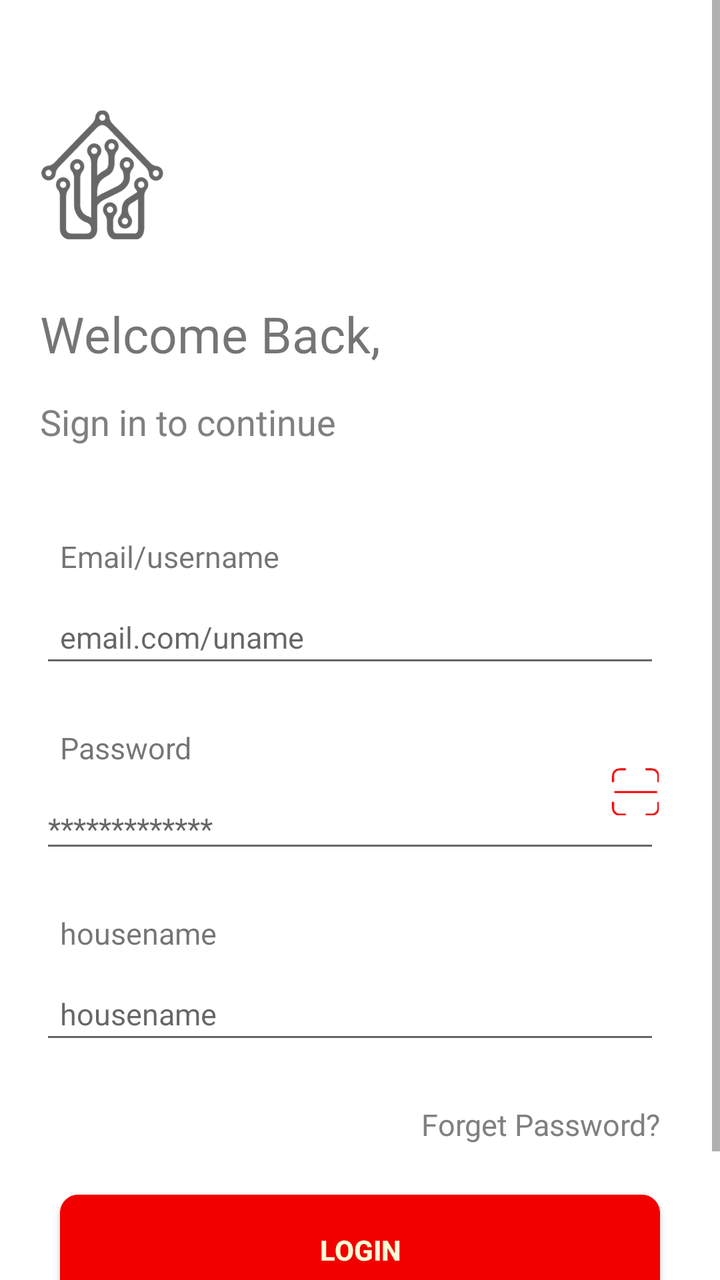
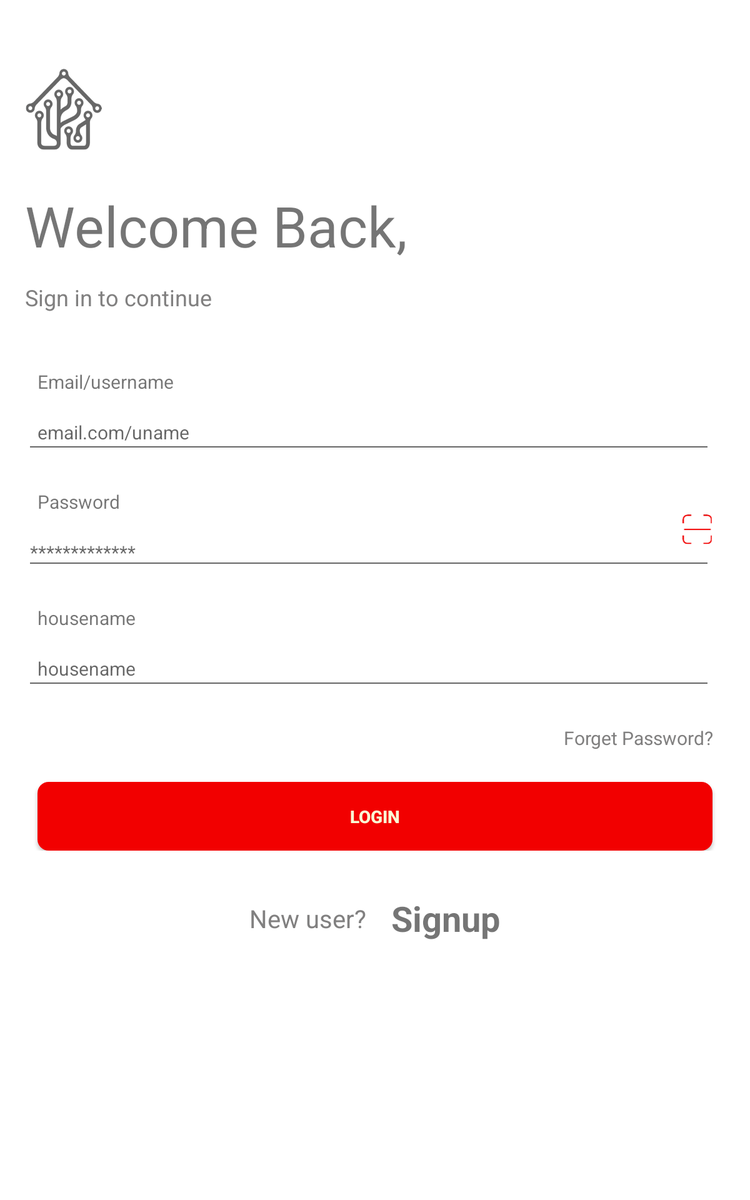

Two renders of one Android screen. The first uses the default layout on a phone; the second uses the alternative layout the repository ships for a different screen configuration, on a matching device. The two XML files are below.
<!-- AndroidManifest.xml: application theme AppTheme -->
<!-- res/layout/activity_login.xml -->
<?xml version="1.0" encoding="utf-8"?>
<LinearLayout xmlns:android="http://schemas.android.com/apk/res/android"
    xmlns:app="http://schemas.android.com/apk/res-auto"
    xmlns:tools="http://schemas.android.com/tools"
    android:layout_width="match_parent"
    android:layout_height="match_parent"
    android:orientation="vertical"
    android:background="@color/common_white"
    tools:context=".Login">
    <ScrollView
        android:layout_width="wrap_content"
        android:layout_height="wrap_content"
        >
        <LinearLayout
            android:layout_width="wrap_content"
            android:layout_height="wrap_content"
            android:orientation="vertical"
            >
            <ImageView
                android:layout_width="wrap_content"
                android:layout_height="wrap_content"
                android:layout_marginTop="55dp"
                android:layout_marginLeft="20dp"
                android:background="@mipmap/logo_intro"/>
            <TextView
                android:layout_width="match_parent"
                android:layout_height="wrap_content"
                android:layout_marginLeft="20dp"
                android:textSize="25dp"
                android:layout_marginTop="30dp"
                android:text="Welcome Back,"
                android:fontFamily="sans-serif"/>
            <LinearLayout
                android:layout_width="wrap_content"
                android:layout_height="wrap_content"
                android:id="@+id/logid"
                >
                <include layout="@layout/login_page"/>

            </LinearLayout>
            <LinearLayout
                android:layout_width="wrap_content"
                android:layout_height="wrap_content"
                android:id="@+id/regid"
                android:visibility="gone">
                <include layout="@layout/register_page"/>

            </LinearLayout>

            <LinearLayout
                android:layout_width="match_parent"
                android:layout_height="wrap_content"
                android:layout_marginTop="35dp"
                android:gravity="center"
                android:id="@+id/signupid"

                android:orientation="horizontal">
                <TextView
                    android:layout_width="wrap_content"
                    android:layout_height="wrap_content"
                    android:text="New user?     "
                    android:textColor="@color/common_grey"/>
                <TextView
                    android:layout_width="wrap_content"
                    android:layout_height="wrap_content"
                    android:text="Signup"
                    android:textSize="18dp"
                    android:textStyle="bold"/>

            </LinearLayout>
        </LinearLayout>

    </ScrollView>


</LinearLayout>
<!-- res/layout/login_page.xml (included above) -->
<?xml version="1.0" encoding="utf-8"?>
<LinearLayout
    xmlns:android="http://schemas.android.com/apk/res/android"
    android:layout_width="match_parent"
    android:layout_height="wrap_content"
    android:orientation="vertical">
    <TextView
        android:layout_width="match_parent"
        android:layout_height="wrap_content"
        android:layout_marginLeft="20dp"
        android:textSize="18dp"
        android:fontFamily="sans-serif"
        android:layout_marginTop="15dp"
        android:textColor="@color/common_grey"
        android:text="Sign in to continue"/>
    <TextView
        android:layout_width="match_parent"
        android:layout_height="wrap_content"
        android:layout_marginLeft="30dp"
        android:textSize="15dp"
        android:layout_marginTop="45dp"
        android:fontFamily="sans-serif"
        android:text="Email/username"/>
    <EditText
        android:layout_width="match_parent"
        android:layout_height="wrap_content"
        android:layout_marginLeft="20dp"
        android:textSize="15dp"
        android:layout_marginTop="10dp"
        android:padding="10dp"
        android:layout_marginRight="30dp"
        android:fontFamily="sans-serif"
        android:hint="email.com/uname"
        android:id="@+id/logunid"/>
    <TextView
        android:layout_width="match_parent"
        android:layout_height="wrap_content"
        android:layout_marginLeft="30dp"
        android:textSize="15dp"
        android:layout_marginTop="25dp"
        android:fontFamily="sans-serif"
        android:text="Password"/>
    <RelativeLayout
        android:layout_width="match_parent"
        android:layout_height="wrap_content"
        android:layout_marginRight="30dp">
        <EditText
            android:layout_width="match_parent"
            android:layout_height="wrap_content"
            android:id="@+id/pwd_id"
            android:layout_marginLeft="20dp"
            android:textSize="15dp"
            android:layout_marginTop="10dp"
            android:password="true"
            android:hint="*************"/>

        <ImageView
            android:layout_width="wrap_content"
            android:layout_height="wrap_content"
            android:layout_alignParentEnd="true"
            android:background="@mipmap/scan_icon" />

    </RelativeLayout>


    <TextView
        android:layout_width="match_parent"
        android:layout_height="wrap_content"
        android:layout_marginLeft="30dp"
        android:textSize="15dp"
        android:layout_marginTop="25dp"
        android:fontFamily="sans-serif"
        android:text="housename"/>
    <EditText
        android:layout_width="match_parent"
        android:layout_height="wrap_content"
        android:layout_marginLeft="20dp"
        android:textSize="15dp"
        android:layout_marginTop="10dp"
        android:padding="10dp"
        android:layout_marginRight="30dp"
        android:fontFamily="sans-serif"
        android:hint="housename"
        android:id="@+id/hnid"/>
    <TextView
        android:layout_width="match_parent"
        android:layout_height="wrap_content"
        android:layout_marginLeft="30dp"
        android:textSize="15dp"
        android:layout_marginTop="25dp"
        android:text="Forget Password?"
        android:textColor="@color/common_grey"
        android:gravity="right"
        android:layout_marginRight="30dp"/>
    <Button
        android:layout_width="match_parent"
        android:layout_height="55dp"
        android:layout_marginLeft="30dp"
        android:layout_marginRight="30dp"
        android:layout_marginTop="25dp"
        android:text="Login"
        android:textStyle="bold"
        android:textColor="#FAFDD5"
        android:id="@+id/loginid"
        android:background="@drawable/btn"/>
</LinearLayout>
<!-- res/layout/register_page.xml (included above) -->
<?xml version="1.0" encoding="utf-8"?>
<LinearLayout
    xmlns:android="http://schemas.android.com/apk/res/android"
    android:layout_width="match_parent"
    android:layout_height="wrap_content"
    android:background="@color/common_white"
    android:orientation="vertical"

    >

    <TextView
        android:layout_width="match_parent"
        android:layout_height="wrap_content"
        android:layout_marginLeft="20dp"
        android:textSize="18dp"
        android:fontFamily="sans-serif"
        android:layout_marginTop="15dp"
        android:textColor="@color/common_grey"
        android:text="Register to continue"/>
    <TextView
        android:layout_width="match_parent"
        android:layout_height="wrap_content"
        android:layout_marginLeft="30dp"
        android:textSize="15dp"
        android:layout_marginTop="25dp"
        android:fontFamily="sans-serif"
        android:text="User Name"/>
    <EditText
        android:layout_width="match_parent"
        android:layout_height="wrap_content"
        android:layout_marginLeft="20dp"
        android:textSize="15dp"
        android:layout_marginTop="20dp"
        android:padding="10dp"
        android:layout_marginRight="30dp"
        android:fontFamily="sans-serif"
        android:id="@+id/ruserid"
        android:hint="User Name"/>
    <TextView
        android:layout_width="match_parent"
        android:layout_height="wrap_content"
        android:layout_marginLeft="30dp"
        android:textSize="15dp"
        android:layout_marginTop="25dp"
        android:fontFamily="sans-serif"
        android:text="House Name"/>

    <EditText
        android:layout_width="match_parent"
        android:layout_height="wrap_content"
        android:layout_marginLeft="20dp"
        android:textSize="15dp"
        android:layout_marginTop="20dp"
        android:padding="10dp"
        android:layout_marginRight="30dp"
        android:fontFamily="sans-serif"
        android:hint="House Name"
        android:id="@+id/rhouseid"/>
    <TextView
        android:layout_width="match_parent"
        android:layout_height="wrap_content"
        android:layout_marginLeft="30dp"
        android:textSize="15dp"
        android:layout_marginTop="25dp"
        android:fontFamily="sans-serif"
        android:text="New Password"/>
    <RelativeLayout
        android:layout_width="match_parent"
        android:layout_height="wrap_content"
        android:layout_marginRight="30dp">
        <EditText
            android:layout_width="match_parent"
            android:layout_height="wrap_content"
            android:id="@+id/rpwd_id1"
            android:layout_marginLeft="20dp"
            android:textSize="15dp"
            android:layout_marginTop="10dp"
            android:password="true"
            android:hint="*************"/>

    </RelativeLayout>
    <TextView
        android:layout_width="match_parent"
        android:layout_height="wrap_content"
        android:layout_marginLeft="30dp"
        android:textSize="15dp"
        android:layout_marginTop="25dp"
        android:fontFamily="sans-serif"
        android:text="Confirm Password"/>
    <RelativeLayout
        android:layout_width="match_parent"
        android:layout_height="wrap_content"
        android:layout_marginRight="30dp">
        <EditText
            android:layout_width="match_parent"
            android:layout_height="wrap_content"
            android:id="@+id/rpwd_id2"
            android:layout_marginLeft="20dp"
            android:textSize="15dp"
            android:layout_marginTop="10dp"
            android:password="true"
            android:hint="*************"
            />

    </RelativeLayout>

    <TextView
        android:layout_width="match_parent"
        android:layout_height="wrap_content"
        android:layout_marginLeft="30dp"
        android:textSize="15dp"
        android:layout_marginTop="25dp"
        android:fontFamily="sans-serif"
        android:text="Phone number"/>
    <EditText
        android:layout_width="match_parent"
        android:layout_height="wrap_content"
        android:layout_marginLeft="20dp"
        android:textSize="15dp"
        android:layout_marginTop="20dp"
        android:padding="10dp"
        android:layout_marginRight="30dp"
        android:fontFamily="sans-serif"
        android:hint="Phone number"
        android:id="@+id/rphnoid"/>
    <Button
        android:layout_width="match_parent"
        android:layout_height="55dp"
        android:layout_marginLeft="30dp"
        android:layout_marginRight="30dp"
        android:layout_marginTop="35dp"
        android:layout_marginBottom="35dp"
        android:text="Register"
        android:textStyle="bold"
        android:textColor="#FAFDD5"
        android:id="@+id/registerid"
        android:background="@drawable/btn"/>
</LinearLayout>
<!-- resources referenced by this layout -->
<resources>
  <color name="common_grey">#818080</color>
  <color name="common_white">#FFFFFF</color>
  <!-- drawable btn (drawable) -->
  <?xml version="1.0" encoding="utf-8"?>
  <shape xmlns:android="http://schemas.android.com/apk/res/android"
      android:shape="rectangle">
      <gradient android:startColor="#F20000"
          android:endColor="#F20000"
          android:angle="270" />
      <corners android:radius="9dp" />
      <stroke android:width="0px" android:color="#000000" />
  </shape>
  <!-- mipmap logo_intro: png bitmap (mipmap-hdpi, 8787 bytes) -->
  <!-- mipmap scan_icon: png bitmap (mipmap-hdpi, 857 bytes) -->
  <style name="AppTheme" parent="Theme.AppCompat.Light.NoActionBar">
          
          <item name="android:windowLightStatusBar" tools:targetApi="23">true</item>
          <item name="colorPrimary">#FFFFFF</item>
          <item name="colorPrimaryDark">#FFFFFF</item>
  
      </style>
</resources>
<!-- res/layout-sw600dp/activity_login.xml (the repository's variant of the layout above) -->
<!-- drawn on a 7-inch tablet held upright -->
<?xml version="1.0" encoding="utf-8"?>
<LinearLayout xmlns:android="http://schemas.android.com/apk/res/android"
    xmlns:app="http://schemas.android.com/apk/res-auto"
    xmlns:tools="http://schemas.android.com/tools"
    android:layout_width="match_parent"
    android:layout_height="match_parent"
    android:orientation="vertical"
    android:background="@color/common_white"
    tools:context=".Login">
    <ImageView
    android:layout_width="wrap_content"
    android:layout_height="wrap_content"
    android:layout_marginTop="55dp"
    android:layout_marginLeft="20dp"
    android:src="@mipmap/logo_intro"/>
    <TextView
        android:layout_width="match_parent"
        android:layout_height="wrap_content"
        android:layout_marginLeft="20dp"
        android:textSize="45dp"
        android:layout_marginTop="30dp"
        android:text="Welcome Back,"
        android:fontFamily="sans-serif"/>
    <LinearLayout
        android:layout_width="wrap_content"
        android:layout_height="wrap_content"
        android:id="@+id/logid"
        >
        <include layout="@layout/login_page"/>

    </LinearLayout>
    <LinearLayout
        android:layout_width="wrap_content"
        android:layout_height="wrap_content"
        android:id="@+id/regid"
        android:visibility="gone">
        <include layout="@layout/register_page"/>

    </LinearLayout>

    <LinearLayout
        android:layout_width="match_parent"
        android:layout_height="wrap_content"
        android:layout_marginTop="35dp"
        android:gravity="center"
        android:orientation="horizontal">
        <TextView
            android:layout_width="wrap_content"
            android:layout_height="wrap_content"
            android:text="New user?    "
            android:textSize="20dp"

            android:textColor="@color/common_grey"/>
        <TextView
            android:layout_width="wrap_content"
            android:layout_height="wrap_content"
            android:text="Signup"
            android:textSize="28dp"
            android:id="@+id/signupid"
        
            android:textStyle="bold"/>

    </LinearLayout>

</LinearLayout>
